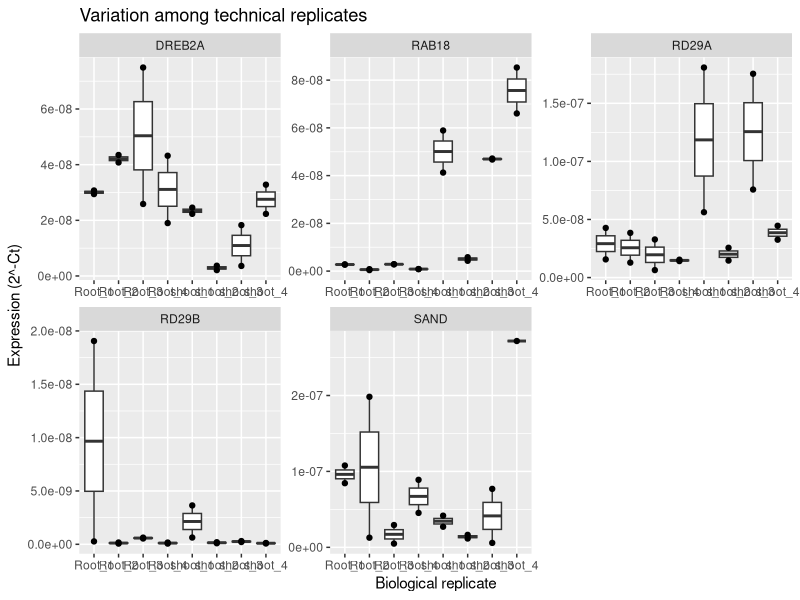
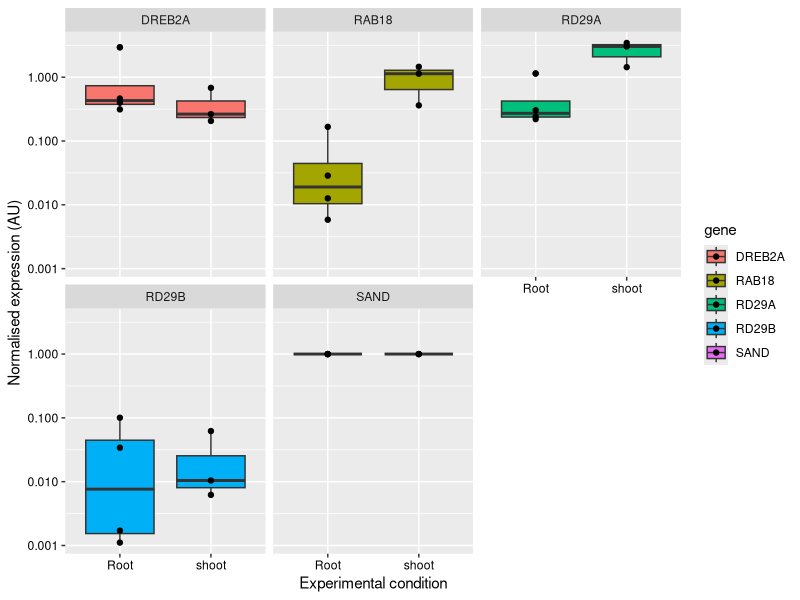

The R source for these figures, in order:
# library
suppressPackageStartupMessages(library(tidyverse))
suppressPackageStartupMessages(library(RColorBrewer))

# In the tutorial they added the samples-names by hand, I made it now that it will just take the first row from the excel sheet and use this as for samples
qpcr = read.delim("qpcr-mock-data-balanced.tsv", header = TRUE,stringsAsFactors = F)

# first, let's make a unique identifier by concatenating the xp_factor with the biol_rep columns
qpcr$unique_id = paste(qpcr$xp_factor,qpcr$biol_rep,sep = "_")

# Transform ct_vals by doing 2^-X
# this "2" should be able to change at some point because different primers will have different effciencies. However this is only important when you compare different primers/genes with each other in absolute terms
qpcr = mutate(qpcr,exp_ct_vals=2^-ct_vals)

#######################################################
# Finding possible outliers among biological replicates 
#######################################################

# calculate the spread among technical replicates within one sample

# if one technical replicate is far away from the others, there's an issue with that sample
# calculate the standard deviation based on all technical replicates
# if one is too far away (e.g. +-2SD or +-3SD) then it should be removed
# remove that technical replicate 

# plot the variation among technical replicates per sample
qpcr %>% 
  ggplot(aes(unique_id,exp_ct_vals)) + 
  geom_boxplot() +
  geom_point() +
  facet_wrap(~ gene,scales = "free") +
  labs(x="Biological replicate",y="Expression (2^-Ct)",title = "Variation among technical replicates")

##########################################################
# average the technical replicates of the reference genes
#########################################################

reference_values = qpcr %>% 
  filter(gene_type == "reference") %>% 
  group_by(xp_factor,biol_rep,gene) %>%
  summarise(avg_reference = mean(exp_ct_vals))

# assigning a unique identifier for left_join
# we add the sample unique identifier to be able to combine the reference gene Ct values with the target genes Ct values
# making sure that reference genes Ct values are next to 
  reference_values$unique_id = paste(reference_values$xp_factor,reference_values$biol_rep,sep="_") 

# simplifying the reference_values dataframe
reference_values = reference_values[,c("avg_reference","unique_id")]

#########################################
# Left join to add the reference Ct value
#########################################
# adding reference gene 2^-Ct values to every 2^-Ct value for every sample (identified by xp-factor & biological rep)

qpcr.with.ref.values = dplyr::left_join(x = qpcr,y = reference_values,by="unique_id")

qpcr.with.ref.values = mutate(qpcr.with.ref.values,delta.ct=exp_ct_vals / avg_reference)
head(qpcr.with.ref.values)

################################################
# Average the technical replicates for all genes
################################################
qpcr.with.ref.values.avg = qpcr.with.ref.values %>% 
  group_by(xp_factor,biol_rep,gene) %>%
  summarise(avg_tech = mean(delta.ct))

# plot per xp_factor and facet per gene
qpcr.with.ref.values.avg %>% 
    ggplot(aes(x=xp_factor,y=avg_tech,fill=gene)) +
  geom_boxplot() +
  geom_point() +
  scale_y_log10() +
  facet_wrap(~ gene) +
  scale_color_brewer(palette = "Set2") +
  labs(x = "Experimental condition",y="Normalised expression (AU)") +
  theme(axis.text= element_text(color="black"))


